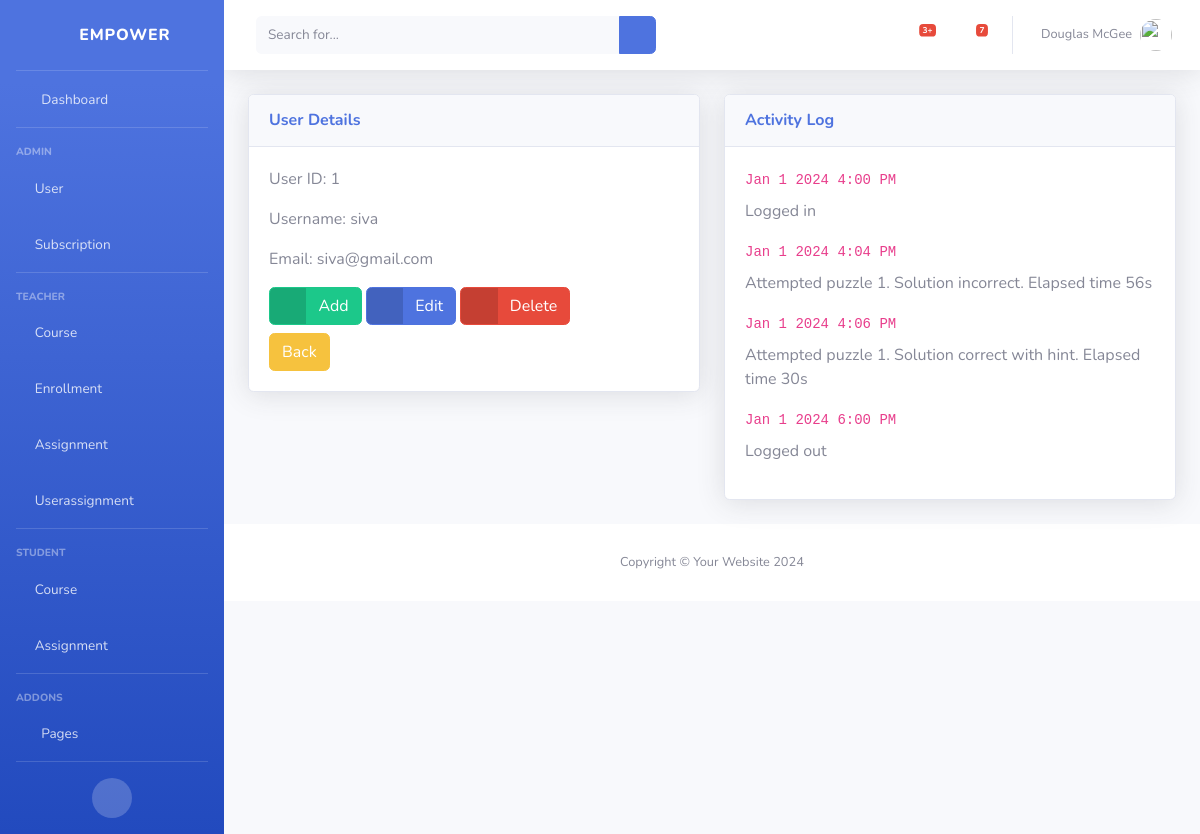
Before: /user/1/ with the older database file.
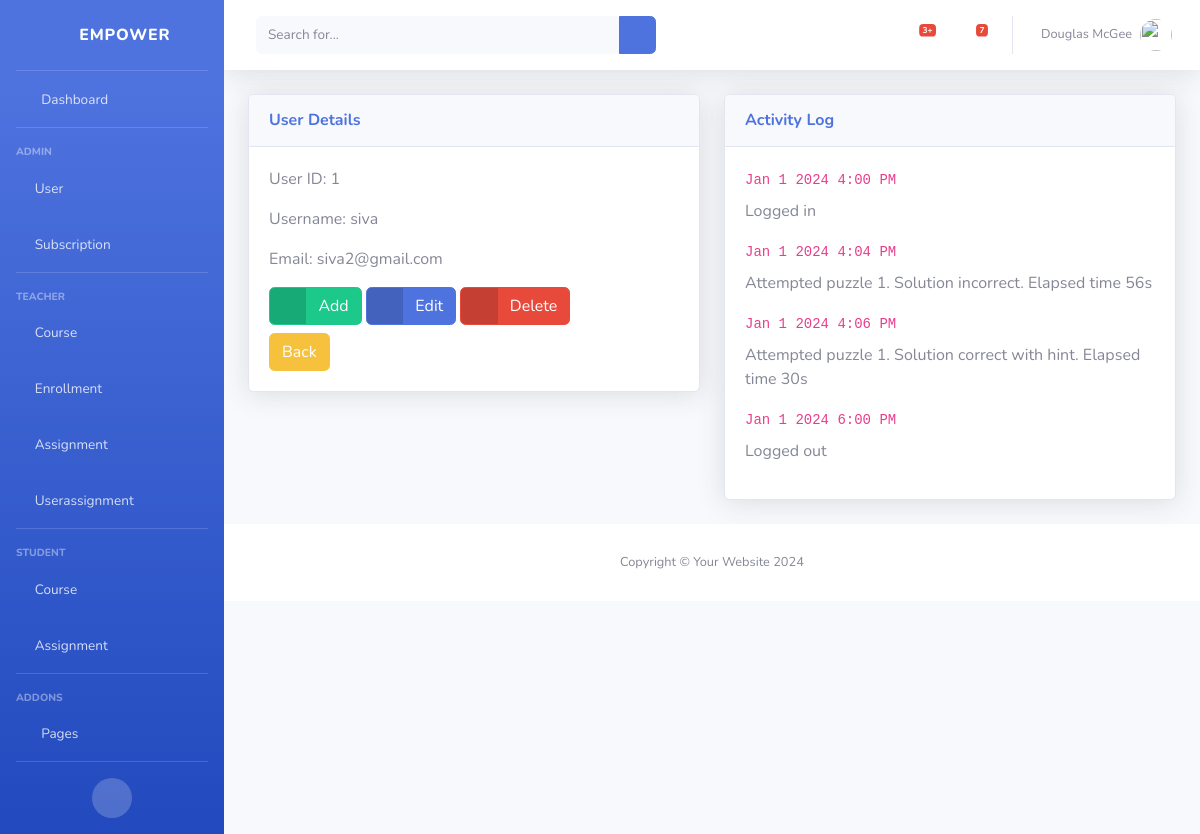
After: the same page with the newer database file.
### classRoom/models.py (models this page shows)
class User(models.Model):
    id = models.AutoField(primary_key=True)
    username = models.CharField(max_length=50)
    password = models.CharField(max_length=50)
    email = models.EmailField()

### classRoom/views.py (the view)
# urls.py: path('user/<int:user_id>/',view_user, name="view_user"),
def view_user(request, user_id):
    user = get_object_or_404(User, id=user_id)
    return render(request, 'users/view_user.html', {'user': user})

### classRoom/templates/users/view_user.html (shortened to what this page needs)
{% extends 'base.html' %}
{% block content %}
<div class="row">
    <div class="col-lg-6">
        <div class="card shadow mb-4">
            <div class="card-header py-3">
                <h6 class="m-0 font-weight-bold text-primary">User Details</h6>
            </div>
            <div class="card-body">
                <p class="card-text">User ID: {{ user.id }}</p>
                <p class="card-text">Username: {{ user.username }}</p>
                <p class="card-text">Email: {{ user.email }}</p>
                <a href="/user/add/" class="btn btn-success btn-icon-split">
                    <span class="icon text-white-50">
                        <i class="fas fa-check"></i>
                    </span>
                    <span class="text">Add</span>
                </a>
                <a href="/user/{{ user.id }}/edit/" class="btn btn-primary btn-icon-split">
                    <span class="icon text-white-50">
                        <i class="fas fa-flag"></i>
                    </span>
                    <span class="text">Edit</span>
                </a>
                <a href="/user/{{ user.id }}/delete/" class="btn btn-danger btn-icon-split">
                    <span class="icon text-white-50">
                        <i class="fas fa-trash"></i>
                    </span>
                    <span class="text">Delete</span>
                </a>
                <a href="/users/" class="btn btn-warning btn-icon-split">
                    <span class="text">Back</span>
                </a>
            </div>
        </div>
    </div>
    <div class="col-lg-6">
        <div class="card shadow mb-4">
            <div class="card-header py-3">
                <h6 class="m-0 font-weight-bold text-primary">Activity Log</h6>
            </div>
            <div class="card-body">
                <div class="mb-2">
                    <code>Jan 1 2024 4:00 PM</code>
                </div>
                <p>Logged in</p>
                <div class="mb-2">
                    <code>Jan 1 2024 4:04 PM</code>
                </div>
                <p>Attempted puzzle 1. Solution incorrect. Elapsed time 56s</p>
                <div class="mb-2">
                    <code>Jan 1 2024 4:06 PM</code>
                </div>
                <p>Attempted puzzle 1. Solution correct with hint. Elapsed time 30s</p>
                <div class="mb-2">
                    <code>Jan 1 2024 6:00 PM</code>
                </div>
                <p>Logged out</p>
            </div>
        </div>
</div>
</div>
{% endblock %}

Changed rows visible on the page:
changed User "siva": email "siva@gmail.com" → "siva2@gmail.com"
